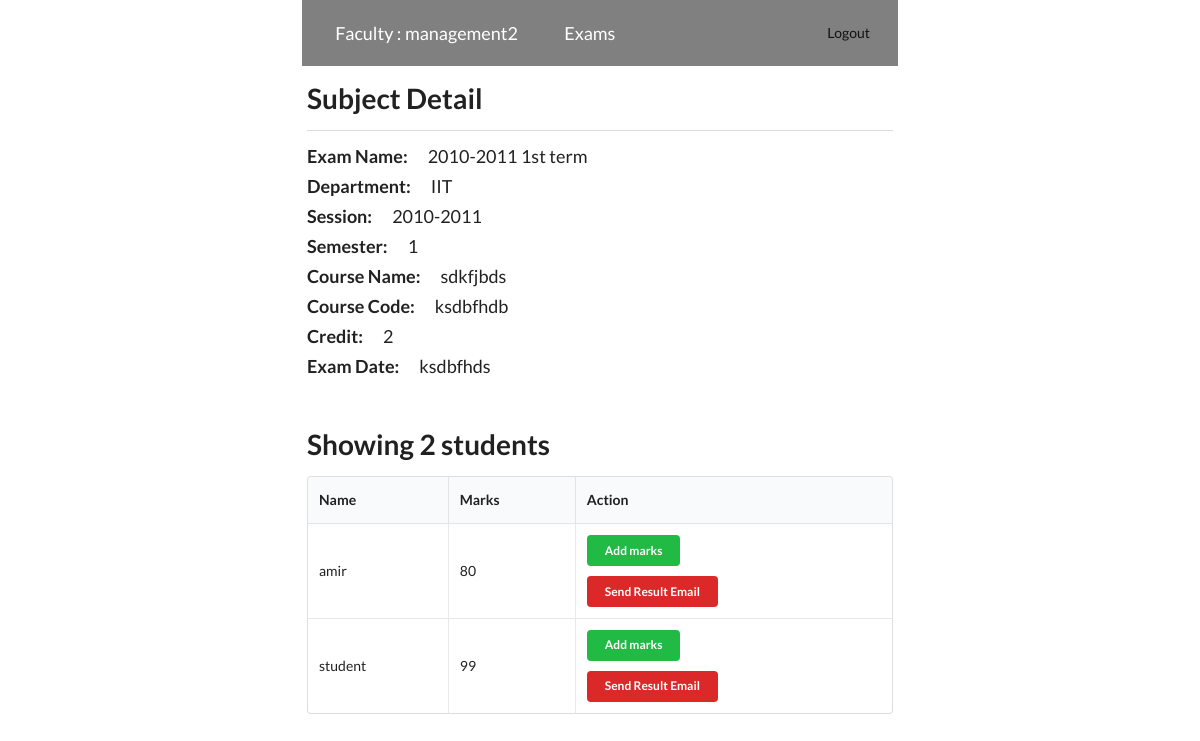
The app's page /faculty/exams/subject_detail.php?subjectid=11 (signed in) with its own data.
### tables this page shows
CREATE TABLE `exam` (
  `id` int(11) NOT NULL,
  `department` varchar(100) NOT NULL,
  `session` varchar(100) NOT NULL,
  `semister` varchar(100) NOT NULL,
  `name` varchar(150) NOT NULL,
  `management` int(11) DEFAULT NULL
);

CREATE TABLE `exam_subject` (
  `id` int(11) NOT NULL,
  `name` varchar(150) NOT NULL,
  `code` varchar(50) NOT NULL,
  `credit` int(11) NOT NULL,
  `exam_date` varchar(50) NOT NULL,
  `management` int(11) DEFAULT NULL,
  `exam` int(11) DEFAULT NULL
);

CREATE TABLE `student_subject_relation` (
  `id` int(11) NOT NULL,
  `student` int(11) DEFAULT NULL,
  `subject` int(11) DEFAULT NULL,
  `exam` int(11) DEFAULT NULL,
  `marks` float DEFAULT NULL
);

CREATE TABLE `user` (
  `id` int(11) NOT NULL,
  `username` varchar(255) NOT NULL,
  `email` varchar(255) DEFAULT NULL,
  `role` int(11) DEFAULT NULL,
  `password` varchar(255) DEFAULT NULL,
  `date` datetime DEFAULT current_timestamp()
);

### faculty/exams/subject_detail.php (the view, shortened to what this page needs)
<?php
	include_once("../../header.php");
?>
    <link rel="stylesheet" type="text/css" href="/exam/css/admin/index.css" />
</head>
<body>
	<?php
		include_once("../../grid.php");
	?>
    <?php
        $subjectid = $_GET['subjectid'];
        $query=mysqli_query($conn, "SELECT * FROM exam_subject WHERE id = '$subjectid'");
        $row=mysqli_fetch_array($query);
        $exam_id = $row["exam"];
        $e_query=mysqli_query($conn, "SELECT * FROM exam WHERE id = '$exam_id'");
        $e_row=mysqli_fetch_array($e_query);
    ?>
    <div class="">
        <h1>Subject Detail</h1>
        <div class="ui divider"></div>
        <div class="single-row">
            <div class="label">Exam Name: </div>
            <div class="value"><?php echo $e_row["name"]; ?></div>
        </div>
        <div class="single-row">
            <div class="label">Department: </div>
            <div class="value"><?php echo $e_row["department"]; ?></div>
        </div>
        <div class="single-row">
            <div class="label">Session: </div>
            <div class="value"><?php echo $e_row["session"]; ?></div>
        </div>
        <div class="single-row">
            <div class="label">Semester: </div>
            <div class="value"><?php echo $e_row["semister"]; ?></div>
        </div>
        <div class="single-row">
            <div class="label">Course Name: </div>
            <div class="value"><?php echo $row["name"]; ?></div>
        </div>
        <div class="single-row">
            <div class="label">Course Code: </div>
            <div class="value"><?php echo $row["code"]; ?></div>
        </div>
        <div class="single-row">
            <div class="label">Credit: </div>
            <div class="value"><?php echo $row["credit"]; ?></div>
        </div>
        <div class="single-row">
            <div class="label">Exam Date: </div>
            <div class="value"><?php echo $row["exam_date"]; ?></div>
        </div>
    </div>
    <?php
        $s_query = "SELECT student_subject_relation.id, student_subject_relation.student, student_subject_relation.marks, user.username, user.email from student_subject_relation INNER JOIN user ON student_subject_relation.student=user.id WHERE student_subject_relation.subject='$subjectid'";
        $s_result = $conn->query($s_query);
        $s_row_count = $s_result->num_rows;
    ?>
    <?php
        if($s_row_count > 0){
    ?>
        <div class="user-label" style="margin-top: 50px;">
            <h1>Showing <?php echo $s_row_count; ?> students</h1>
        </div>
        <table class="ui celled table">
            <thead>
                <tr>
                    <th>Name</th>
                    <th>Marks</th>
                    <th>Action</th>
                </tr>
            </thead>
            <tbody>
                <?php
                    foreach($s_result as $row) {
                ?>
                    <tr>
                        <td data-label="Name"><?php echo $row["username"]; ?></td>
                        <td data-label="Age"><?php
                            if($row["marks"]){
                                echo $row["marks"];
                            }else{
                                echo "Not add";
                            }
                        ?></td>
                        <td data-label="Name">
                            <a href="./add_marks.php?subjectid=<?php echo $subjectid; ?>&student_subject=<?php echo $row["id"]; ?>&student=<?php echo $row["student"]; ?>" class="ui positive tiny button">Add marks</a>
                            <form style="margin-top: 10px;" method="post">
                                <button name="send_result_email" class="ui red tiny button">Send Result Email</button>
                            </form>
                        </td>
                    </tr>
                <?php
                    }
                ?>
            </tbody>
        </table>
    <?php
        }else{
    ?>
    <div class="err-container" style="margin-top: 50px;">
        <h3>Not any student found</h3>
    </div>
    <?php
        }
    ?>
	<?php
		include_once("../../footer.php");
	?>

### header.php (shortened to what this page needs)
<!doctype html>
<html>
	<head>
		<link rel="stylesheet" type="text/css" href="/exam/css/index.css" />
		<link rel="stylesheet" href="https://cdn.jsdelivr.net/npm/semantic-ui@2.4.2/dist/semantic.min.css">

### grid.php (shortened to what this page needs)
<div class="ui grid">
    <div class="eight wide centered column printable">
        <?php
            $role = $_SESSION["role"];
            $username = $_SESSION["username"];
            include_once("menu.php");
        ?>

### menu.php (shortened to what this page needs)
<?php
  $index_link = "";
  if($role == 1){
    $profile_link = "/exam/student/profile.php";
    $index_link = "/exam/student/";
  }else if($role == 2){
    $index_link = "/exam/faculty/";
  }else if($role == 3){
    $profile_link = "/exam/management/profile.php";
    $index_link = "/exam/management/";
  }
?>
<div class="ui secondary  menu printable ppp" bis_skin_checked="1">
  <a href="<?php echo $index_link; ?>" class="item">
    <?php
        if($role == 1){
            echo "Student : ".$username;
        }else if($role == 2){
            echo "Faculty : ".$username;
        }else if($role == 3){
            echo "Management : ".$username;
        }
    ?>
  </a>
  <?php
    if($role == 2){
  ?>
    <a href="/exam/faculty/exams/" class="item">
        Exams
    </a>
  <?php
    }
  ?>
  <div class="right menu">
    <a href="/exam/logout.php" class="ui item">
      Logout
    </a>
  </div>
</div>

### footer.php (shortened to what this page needs)
</div>
    </div>
	</body>
</html>

### exam/css/index.css (style rules this page uses)
.ui.secondary.menu { background-color: grey !important; padding: 10px; }
.ui.secondary.menu > .item { color: white !important; font-size: 18px !important; }

### exam/css/admin/index.css (style rules this page uses)
.user-label { display: flex; justify-content: space-between; }
.single-row { display: flex; flex-direction: row; gap: 20px; margin-bottom: 10px; }
.label { font-size: 18px; font-weight: 600; }
.value { font-size: 18px; font-weight: 400; }

### records on screen
exam: name "2010-2011 1st term", department "IIT", session "2010-2011", semister "1"
exam_subject: name "sdkfjbds", code "ksdbfhdb", credit "2", exam_date "ksdbfhds"
student_subject_relation: student.username "amir", marks "80"
student_subject_relation: student.username "student", marks "99"

### other values on screen
$username "management2"
$s_row_count "2"
